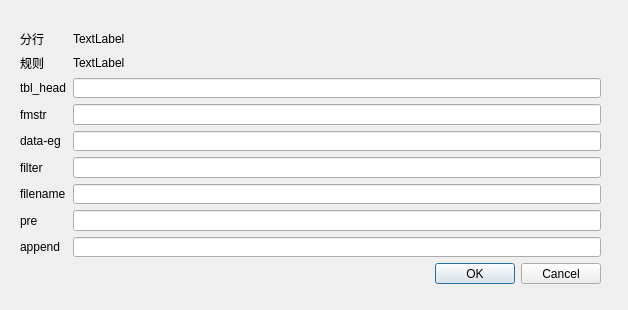
<?xml version="1.0" encoding="UTF-8"?>
<ui version="4.0">
 <class>Dialog_modi_rule</class>
 <widget class="QDialog" name="Dialog_modi_rule">
  <property name="geometry">
   <rect>
    <x>0</x>
    <y>0</y>
    <width>628</width>
    <height>310</height>
   </rect>
  </property>
  <property name="windowTitle">
   <string>Dialog</string>
  </property>
  <widget class="QWidget" name="layoutWidget">
   <property name="geometry">
    <rect>
     <x>20</x>
     <y>30</y>
     <width>581</width>
     <height>254</height>
    </rect>
   </property>
   <layout class="QFormLayout" name="formLayout">
    <property name="fieldGrowthPolicy">
     <enum>QFormLayout::AllNonFixedFieldsGrow</enum>
    </property>
    <item row="0" column="0">
     <widget class="QLabel" name="label">
      <property name="text">
       <string>分行</string>
      </property>
     </widget>
    </item>
    <item row="0" column="1">
     <widget class="QLabel" name="label_bank_name">
      <property name="text">
       <string>TextLabel</string>
      </property>
     </widget>
    </item>
    <item row="1" column="0">
     <widget class="QLabel" name="label_3">
      <property name="text">
       <string>规则</string>
      </property>
     </widget>
    </item>
    <item row="1" column="1">
     <widget class="QLabel" name="label_rule_name">
      <property name="text">
       <string>TextLabel</string>
      </property>
     </widget>
    </item>
    <item row="2" column="0">
     <widget class="QLabel" name="label_2">
      <property name="text">
       <string>tbl_head</string>
      </property>
     </widget>
    </item>
    <item row="3" column="0">
     <widget class="QLabel" name="label_4">
      <property name="text">
       <string>fmstr</string>
      </property>
     </widget>
    </item>
    <item row="3" column="1">
     <widget class="QLineEdit" name="lineEdit_fmstr"/>
    </item>
    <item row="4" column="0">
     <widget class="QLabel" name="label_5">
      <property name="text">
       <string>data-eg</string>
      </property>
     </widget>
    </item>
    <item row="4" column="1">
     <widget class="QLineEdit" name="lineEdit_data_eg"/>
    </item>
    <item row="5" column="0">
     <widget class="QLabel" name="label_6">
      <property name="text">
       <string>filter</string>
      </property>
     </widget>
    </item>
    <item row="5" column="1">
     <widget class="QLineEdit" name="lineEdit_filter"/>
    </item>
    <item row="6" column="0">
     <widget class="QLabel" name="label_7">
      <property name="text">
       <string>filename</string>
      </property>
     </widget>
    </item>
    <item row="6" column="1">
     <widget class="QLineEdit" name="lineEdit_filename"/>
    </item>
    <item row="7" column="1">
     <widget class="QLineEdit" name="lineEdit_pre"/>
    </item>
    <item row="8" column="1">
     <widget class="QLineEdit" name="lineEdit_append"/>
    </item>
    <item row="7" column="0">
     <widget class="QLabel" name="label_pre">
      <property name="text">
       <string>pre</string>
      </property>
     </widget>
    </item>
    <item row="8" column="0">
     <widget class="QLabel" name="label_append">
      <property name="text">
       <string>append</string>
      </property>
     </widget>
    </item>
    <item row="9" column="1">
     <widget class="QDialogButtonBox" name="buttonBox">
      <property name="orientation">
       <enum>Qt::Horizontal</enum>
      </property>
      <property name="standardButtons">
       <set>QDialogButtonBox::Cancel|QDialogButtonBox::Ok</set>
      </property>
     </widget>
    </item>
    <item row="2" column="1">
     <widget class="QLineEdit" name="lineEdit_tbl_head"/>
    </item>
   </layout>
  </widget>
 </widget>
 <resources/>
 <connections>
  <connection>
   <sender>buttonBox</sender>
   <signal>accepted()</signal>
   <receiver>Dialog_modi_rule</receiver>
   <slot>accept()</slot>
   <hints>
    <hint type="sourcelabel">
     <x>248</x>
     <y>254</y>
    </hint>
    <hint type="destinationlabel">
     <x>157</x>
     <y>274</y>
    </hint>
   </hints>
  </connection>
  <connection>
   <sender>buttonBox</sender>
   <signal>rejected()</signal>
   <receiver>Dialog_modi_rule</receiver>
   <slot>reject()</slot>
   <hints>
    <hint type="sourcelabel">
     <x>316</x>
     <y>260</y>
    </hint>
    <hint type="destinationlabel">
     <x>286</x>
     <y>274</y>
    </hint>
   </hints>
  </connection>
 </connections>
</ui>
